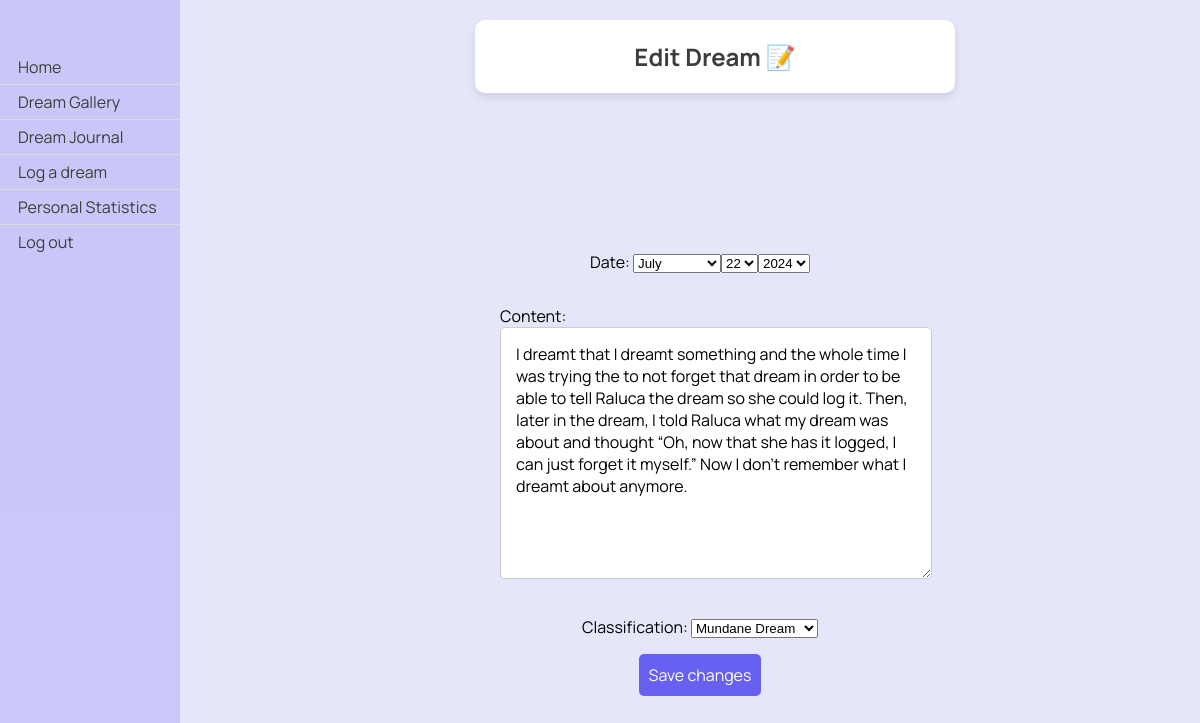
The page /dreams/edit_dream/239/ (signed in) on the database as committed earlier.
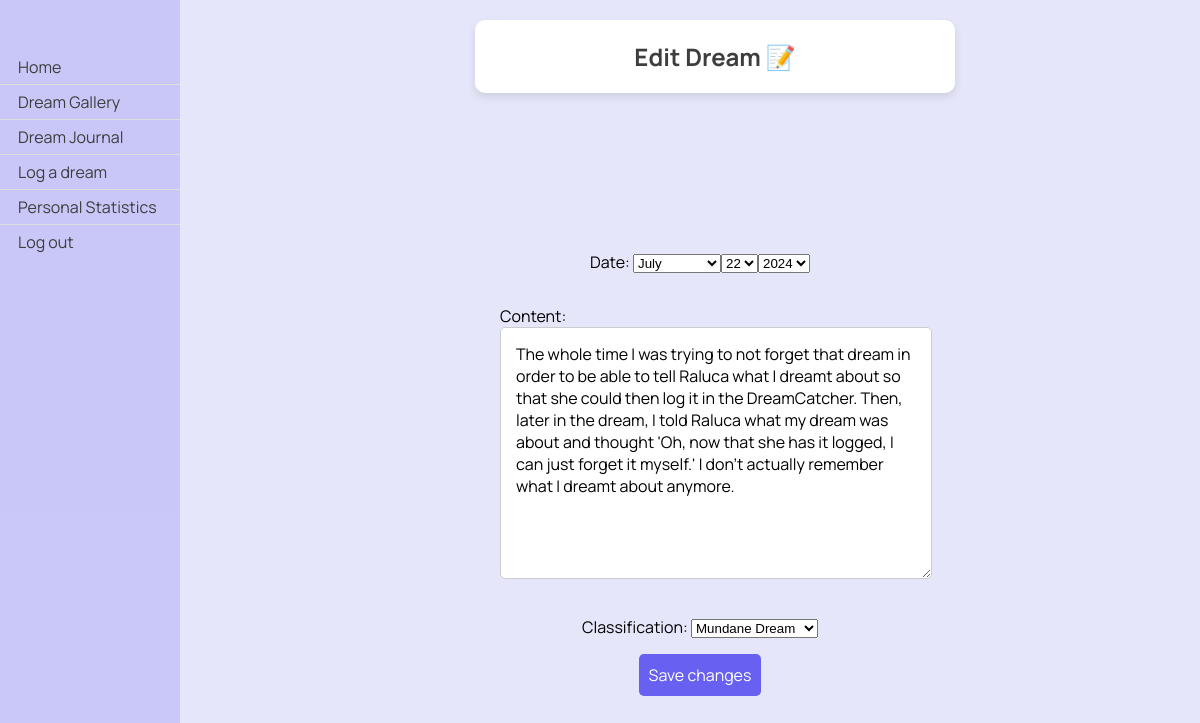
The same page on the database as committed later.
### dreams/models.py (models this page shows, shortened)
class Dream(models.Model):
    classification_options = [
        ('0', 'Nightmare'),
        ('1', 'Mundane Dream'),
        ('2', 'Lucid Dream'),
        ('3', 'Existential Dream'),
    ]
    user = models.ForeignKey(User, on_delete=models.CASCADE)
    date = models.DateField()
    time = models.TimeField(default=timezone.now)
    content = models.TextField()
    shared = models.BooleanField(default=False)
    anon = models.BooleanField(default=False)
    processed = models.BooleanField(default=False)
    is_favorite = models.BooleanField(default=False)
    keywords = models.JSONField(default=list, blank=True)
    classification = models.CharField(max_length=1, choices=classification_options, blank=True, null=True, default='')
    characters = models.JSONField(default=list, blank=True)
    places = models.JSONField(default=list, blank=True)
    emotion = models.CharField(max_length=20, blank=True)
    emotion_options = ['anger', 'apprehension', 'sadness', 'confusion', 'happiness', '']
    optional_titles = models.JSONField(default=list, blank=True)
    title = models.TextField(blank=True)
    User.add_to_class('is_new', models.BooleanField(default=True))

### dreams/views.py (the view)
# urls.py: path('edit_dream/<int:dream_id>/', views.edit_dream, name='edit_dream'),
@login_required
def edit_dream(request, dream_id):
    dream = get_object_or_404(Dream, id=dream_id)
    dream_bc = dream.content
    if request.method == 'POST':
        form = DreamForm(request.POST, instance=dream)
        if form.is_valid():
            dream_ac = form.cleaned_data['content']
            dream_date = form.cleaned_data['date']
            dream_time = form.cleaned_data.get('time', dream.time)
            if dream_date > date.today():
                form.add_error('date', 'The date cannot be in the future.')
            elif dream_date < date(1970, 1, 1):
                form.add_error('date', 'The date cannot be earlier than 1970.')
            if not form.errors:
                dream.date = dream_date
                dream.time = dream_time
                dream.classification = form.cleaned_data['classification']
                if dream_bc != dream_ac:
                    dream.content = dream_ac
                    dream.add_metadata()  # only generate metadata again if content was changed
                    remove_dream_from_collection(dream.id) #just try this again (delulu queen), if it doesnt work change back
                    add_dream_to_collection(dream.id, dream.content)
                dream.save()
                return redirect('dreams:dream_journal')
    else:
        form = DreamForm(instance=dream)
    return render(request, 'dreams/edit_dream.html', {'form': form})

### dreams/forms.py
class DreamForm(forms.ModelForm):
    current_day = date.today()
    current_year = current_day.year
    date = forms.DateField(label='Date', widget=forms.SelectDateWidget(years=range(1970, current_year+1)), required=False)
    class Meta:
        model = Dream
        fields = ['date', 'content', 'classification']

### dreams/templates/dreams/edit_dream.html (shortened to what this page needs)
{% load static %}
<!DOCTYPE html>
<html lang="en">
<head>
    <link rel="stylesheet" type="text/css" href="{% static 'css/styles.css' %}">
</head>
<body>
    <div class="sidenav">
        <a href="/">Home</a>
        <a href="{% url 'dreams:gallery' %}">Dream Gallery</a>
        <a href="{% url 'dreams:dream_journal' %}">Dream Journal</a>
        <a href="{% url 'dreams:log_dream' %}">Log a dream</a>
        <a href="{% url 'dreams:personal_statistics' %}">Personal Statistics</a>
        <a href="{% url 'logout' %}">Log out</a>
    </div>
    <div class="header">
        <h2>Edit Dream 📝</h2>
    </div>
    <div class="container">
        <form class="form-container" method="post">
            {{ form.as_p }}
            <button type="submit">Save changes</button>
        </form>
    </div>
</body>
</html>

### static/css/styles.css (style rules this page uses)
body { font-family: 'Manrope', -apple-system, BlinkMacSystemFont, "Segoe UI", Roboto, Oxygen-Sans, Ubuntu, Cantarell, "Helvetica Neue", sans-serif; margin: 0; padding: 0; background-color: #E6E6FA; }
.button, button { font-family: 'Manrope', sans-serif; background-color: white; color: rgba(103, 96, 240); text-decoration: none; padding: 10px 20px; border: none; border-radius: 5px; font-size: 18px; cursor: pointer; width: 200px; height: 50px; display: inline-flex; align-items: center; justify-content: center; transition: background-color 0.3s, color 0.3s; }

### dreams/templates/dreams/edit_dream.html (style rules this page uses)
body, html { margin: 0; padding: 0; width: 100%; height: 100%; font-family: 'Manrope', -apple-system, BlinkMacSystemFont, "Segoe UI", Roboto, Oxygen-Sans, Ubuntu, Cantarell, "Helvetica Neue", sans-serif; display: flex; flex-direction: column; justify-content: space-between; align-items: center; }
.sidenav { height: 100%; width: 180px; position: fixed; z-index: 1; top: 0; left: 0; background-color: rgba(103, 96, 240, 0.224); overflow-x: hidden; padding-top: 50px; }
.sidenav a { padding: 6px 8px 6px 18px; text-decoration: none; font-size: 16px; color: #3D3D3D; display: block; border-bottom: 1px solid #ddd; }
.sidenav a:last-child { border-bottom: none; }
.container { display: flex; flex-direction: column; font-family: 'Manrope'; justify-content: center; align-items: center; width: calc(100% - 200px); height: calc(100vh - 150px); margin-left: 200px; z-index: 1; }
.header { background: #FFFFFF; border-radius: 10px; color: #3D3D3D; display: flex; flex-direction:column; align-items:center; box-shadow: 0 4px 8px rgba(0, 0, 0, 0.1); width: 40%; margin-left: 230px; margin-bottom: 40px; text-align: center; margin-top: 20px; }
.form-container { width: 100%; max-width: 400px; margin-bottom: 20px; display: flex; flex-direction: column; align-items: center; }
.form-container input[type="text"], .form-container textarea { width: 100%; padding: 15px; border: 1px solid #ccc; font-family: 'Manrope'; border-radius: 5px; font-size: 16px; }
.form-container button[type="submit"] { padding: 10px; border: none; border-radius: 5px; font-family: 'Manrope'; width: auto; height: auto; background-color: rgba(103, 96, 240); color: white; font-size: 16px; cursor: pointer; transition: background-color 0.3s; font: inherit; }

Rows that differ between the two databases and show on the page:
changed Dream "Mundane Dream": content "I dreamt that I dreamt something and the whole time I was trying the to not forget that dream in order to be able to tell Raluca the dream so she could log it. Then, later in the dream, I told Raluca what my dream was about and thought “Oh, now that she has it logged, I can just forget it myself.” Now I don’t remember what I dreamt…" → "The whole time I was trying to not forget that dream in order to be able to tell Raluca what I dreamt about so that she could then log it in the DreamCatcher. Then, later in the dream, I told Raluca what my dream was about and thought 'Oh, now that she has it logged, I can just forget it myself.' I don’t actually remember what I dreamt…"
